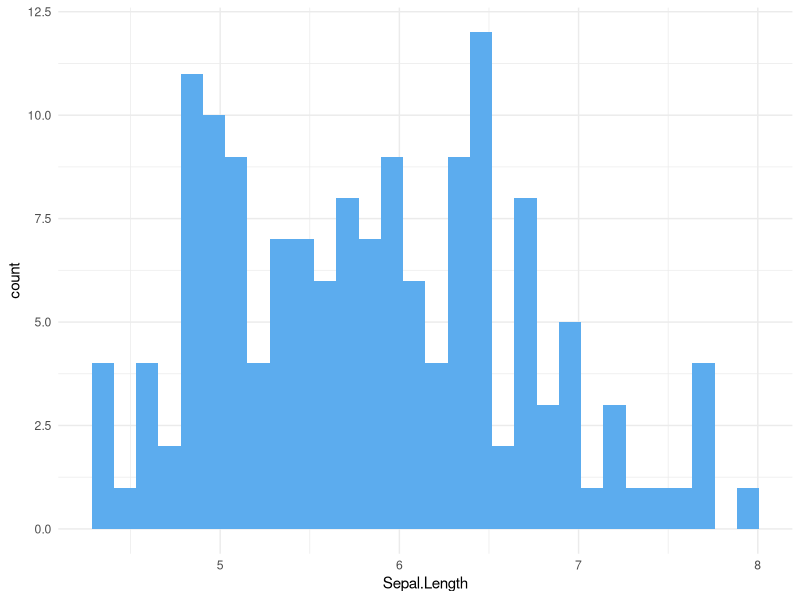

The R script that drew this image:
## ---- chunk 1
knitr::opts_chunk$set(echo = TRUE)
library(tidyverse)
## ---- chunk 2
col <- colors()
colors()
## ---- chunk 3
ggplot(iris, aes(x=Sepal.Length)) +
  geom_histogram(fill=col[617]) +
  theme_minimal()
